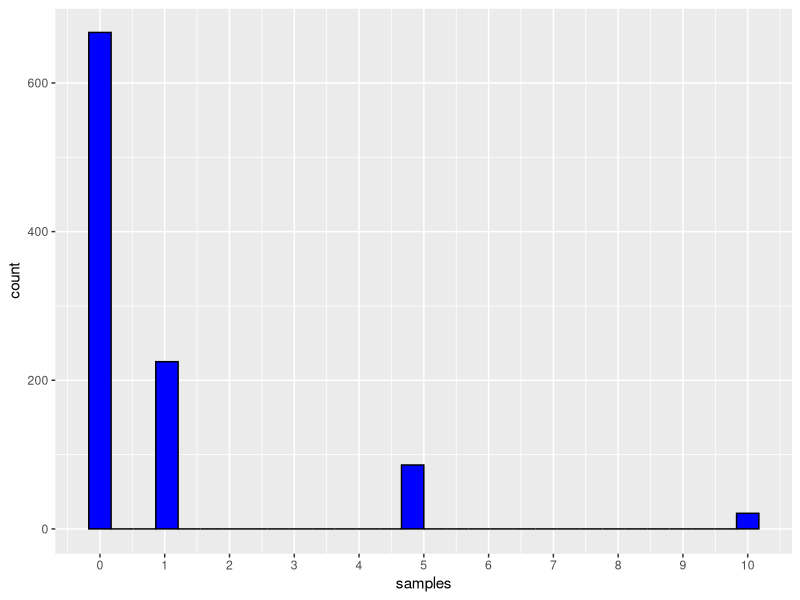

Recreate this plot in R.
# ---- 0. Setup and load libraries, if any ----

library(ggplot2)  # load the graphing library

if(!require("rstudioapi")) install.packages("rstudioapi")
setwd(dirname(getSourceEditorContext()$path))  # set working directory

# ---- 1. Card game: draw one ----

# Create a list of the outcomes and their probabilities
outcomes <- c(1, 5, 10, 0)
probabilities <- c(12/52, 4/52, 1/52, 35/52)

# Draw a single card
draw <- sample(outcomes, 1, replace=TRUE, prob=probabilities)
print(draw)

# Why are we sampling with replacement?


# ---- 2. Draw many ----

samples <- sample(outcomes, 1000, replace=TRUE, prob=probabilities)
samples <- as.data.frame(samples)
print(samples)

ggplot(data=samples, aes(x=samples)) +
  geom_histogram(color="black", fill="blue") +
  scale_x_continuous(breaks=c(0:10))


# ---- 3. Comparing the samples and the theoretical distribution ----

# Compute the sample mean:
sample_mean <- mean(samples$samples)
  
# Compute the theoretical expected value:
ev <- (12/52)*1 + (4/52)*5 + (1/52)*10 + (35/52)*0 

# Compute the sample variance:
sample_var <- sd(samples$samples)**2

# Compute the theoretical variance:
var <- (12/52)*(1-ev)**2 + (4/52)*(5-ev)**2 + (1/52)*(10-ev)**2 + (35/52)*(0-ev)**2

# Add all the values to a table to print
tab <- matrix(c(sample_mean, ev, sample_var, var), ncol=2, byrow=TRUE)
colnames(tab) <- c("Mean", "Variance")
rownames(tab) <- c("Sample", "Theoretical")

print(tab)
